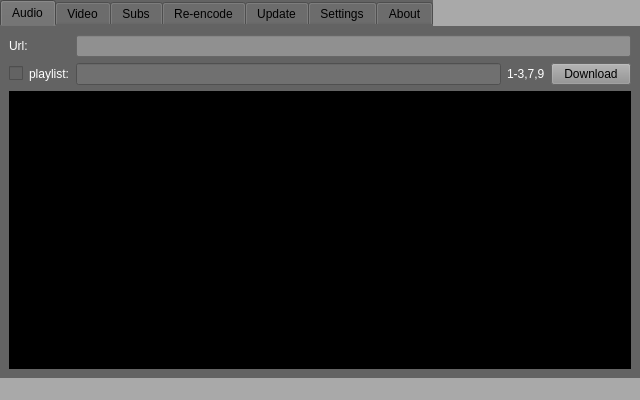
<?xml version="1.0" encoding="UTF-8"?>
<ui version="4.0">
 <class>ytdl</class>
 <widget class="QMainWindow" name="ytdl">
  <property name="geometry">
   <rect>
    <x>0</x>
    <y>0</y>
    <width>640</width>
    <height>400</height>
   </rect>
  </property>
  <property name="minimumSize">
   <size>
    <width>640</width>
    <height>400</height>
   </size>
  </property>
  <property name="palette">
   <palette>
    <active>
     <colorrole role="Button">
      <brush brushstyle="SolidPattern">
       <color alpha="255">
        <red>169</red>
        <green>169</green>
        <blue>169</blue>
       </color>
      </brush>
     </colorrole>
     <colorrole role="Base">
      <brush brushstyle="SolidPattern">
       <color alpha="255">
        <red>169</red>
        <green>169</green>
        <blue>169</blue>
       </color>
      </brush>
     </colorrole>
     <colorrole role="Window">
      <brush brushstyle="SolidPattern">
       <color alpha="255">
        <red>169</red>
        <green>169</green>
        <blue>169</blue>
       </color>
      </brush>
     </colorrole>
     <colorrole role="AlternateBase">
      <brush brushstyle="SolidPattern">
       <color alpha="255">
        <red>0</red>
        <green>0</green>
        <blue>0</blue>
       </color>
      </brush>
     </colorrole>
    </active>
    <inactive>
     <colorrole role="Button">
      <brush brushstyle="SolidPattern">
       <color alpha="255">
        <red>169</red>
        <green>169</green>
        <blue>169</blue>
       </color>
      </brush>
     </colorrole>
     <colorrole role="Base">
      <brush brushstyle="SolidPattern">
       <color alpha="255">
        <red>169</red>
        <green>169</green>
        <blue>169</blue>
       </color>
      </brush>
     </colorrole>
     <colorrole role="Window">
      <brush brushstyle="SolidPattern">
       <color alpha="255">
        <red>169</red>
        <green>169</green>
        <blue>169</blue>
       </color>
      </brush>
     </colorrole>
     <colorrole role="AlternateBase">
      <brush brushstyle="SolidPattern">
       <color alpha="255">
        <red>0</red>
        <green>0</green>
        <blue>0</blue>
       </color>
      </brush>
     </colorrole>
    </inactive>
    <disabled>
     <colorrole role="Button">
      <brush brushstyle="SolidPattern">
       <color alpha="255">
        <red>169</red>
        <green>169</green>
        <blue>169</blue>
       </color>
      </brush>
     </colorrole>
     <colorrole role="Base">
      <brush brushstyle="SolidPattern">
       <color alpha="255">
        <red>169</red>
        <green>169</green>
        <blue>169</blue>
       </color>
      </brush>
     </colorrole>
     <colorrole role="Window">
      <brush brushstyle="SolidPattern">
       <color alpha="255">
        <red>169</red>
        <green>169</green>
        <blue>169</blue>
       </color>
      </brush>
     </colorrole>
     <colorrole role="AlternateBase">
      <brush brushstyle="SolidPattern">
       <color alpha="255">
        <red>0</red>
        <green>0</green>
        <blue>0</blue>
       </color>
      </brush>
     </colorrole>
    </disabled>
   </palette>
  </property>
  <property name="windowTitle">
   <string>yt-dl</string>
  </property>
  <property name="windowIcon">
   <iconset>
    <normaloff>y.ico</normaloff>y.ico</iconset>
  </property>
  <property name="styleSheet">
   <string notr="true">background-color: #A9A9A9;</string>
  </property>
  <widget class="QWidget" name="centralwidget">
   <layout class="QHBoxLayout" name="horizontalLayout">
    <property name="leftMargin">
     <number>0</number>
    </property>
    <property name="topMargin">
     <number>0</number>
    </property>
    <property name="rightMargin">
     <number>0</number>
    </property>
    <property name="bottomMargin">
     <number>0</number>
    </property>
    <item>
     <widget class="QTabWidget" name="tabWidget">
      <property name="styleSheet">
       <string notr="true">background-color: #636363;  border-color: #000000;</string>
      </property>
      <property name="currentIndex">
       <number>0</number>
      </property>
      <widget class="QWidget" name="audio_tab">
       <attribute name="title">
        <string>Audio</string>
       </attribute>
       <layout class="QGridLayout" name="gridLayout_2">
        <item row="2" column="2">
         <widget class="QLabel" name="aud_playlist_label">
          <property name="styleSheet">
           <string notr="true">color: #FFFFFF;</string>
          </property>
          <property name="text">
           <string>1-3,7,9</string>
          </property>
         </widget>
        </item>
        <item row="0" column="1" colspan="3">
         <widget class="QLineEdit" name="aud_url_bar">
          <property name="styleSheet">
           <string notr="true">background-color: #909090;</string>
          </property>
         </widget>
        </item>
        <item row="2" column="1">
         <widget class="QLineEdit" name="aud_playlist_bar">
          <property name="enabled">
           <bool>false</bool>
          </property>
          <property name="styleSheet">
           <string notr="true">background-color: #707070;</string>
          </property>
         </widget>
        </item>
        <item row="2" column="3">
         <widget class="QPushButton" name="aud_download_button">
          <property name="styleSheet">
           <string notr="true">background-color: #909090;</string>
          </property>
          <property name="text">
           <string>Download</string>
          </property>
         </widget>
        </item>
        <item row="3" column="0" colspan="4">
         <widget class="QTextBrowser" name="aud_output_console">
          <property name="font">
           <font>
            <pointsize>10</pointsize>
           </font>
          </property>
          <property name="styleSheet">
           <string notr="true">background-color: #000000; color: #FFFFFF;</string>
          </property>
          <property name="openExternalLinks">
           <bool>true</bool>
          </property>
         </widget>
        </item>
        <item row="2" column="0">
         <widget class="QCheckBox" name="aud_playlist_checkbox">
          <property name="styleSheet">
           <string notr="true">Color: #FFFFFF;</string>
          </property>
          <property name="text">
           <string>playlist:</string>
          </property>
         </widget>
        </item>
        <item row="0" column="0">
         <widget class="QLabel" name="aud_url_label">
          <property name="styleSheet">
           <string notr="true">Color: #FFFFFF;</string>
          </property>
          <property name="text">
           <string>Url:</string>
          </property>
         </widget>
        </item>
       </layout>
      </widget>
      <widget class="QWidget" name="video_tab">
       <attribute name="title">
        <string>Video</string>
       </attribute>
       <layout class="QGridLayout" name="gridLayout_3">
        <item row="7" column="0" colspan="9">
         <widget class="QTextBrowser" name="vid_output_console">
          <property name="font">
           <font>
            <pointsize>10</pointsize>
           </font>
          </property>
          <property name="styleSheet">
           <string notr="true">background-color: #000000; color: #FFFFFF;</string>
          </property>
         </widget>
        </item>
        <item row="4" column="2">
         <widget class="QRadioButton" name="vid_normal_radio">
          <property name="styleSheet">
           <string notr="true">color: #FFFFFF;</string>
          </property>
          <property name="text">
           <string>Normal</string>
          </property>
         </widget>
        </item>
        <item row="4" column="0">
         <widget class="QLabel" name="vid_quality_label">
          <property name="styleSheet">
           <string notr="true">Color: #FFFFFF;</string>
          </property>
          <property name="text">
           <string>Quality:</string>
          </property>
         </widget>
        </item>
        <item row="0" column="1" colspan="8">
         <widget class="QLineEdit" name="vid_url_bar">
          <property name="styleSheet">
           <string notr="true">background-color: #909090;</string>
          </property>
         </widget>
        </item>
        <item row="2" column="8">
         <widget class="QPushButton" name="vid_download_button">
          <property name="styleSheet">
           <string notr="true">background-color: #909090;</string>
          </property>
          <property name="text">
           <string>Download</string>
          </property>
         </widget>
        </item>
        <item row="4" column="4" colspan="3">
         <widget class="QLineEdit" name="vid_quality_bar">
          <property name="enabled">
           <bool>false</bool>
          </property>
          <property name="styleSheet">
           <string notr="true">background-color: #707070;</string>
          </property>
         </widget>
        </item>
        <item row="0" column="0">
         <widget class="QLabel" name="vid_url_label">
          <property name="styleSheet">
           <string notr="true">Color: #FFFFFF;</string>
          </property>
          <property name="text">
           <string>Url:</string>
          </property>
         </widget>
        </item>
        <item row="4" column="8">
         <widget class="QPushButton" name="vid_quality_button">
          <property name="styleSheet">
           <string notr="true">background-color: #909090;</string>
          </property>
          <property name="text">
           <string>List quality</string>
          </property>
         </widget>
        </item>
        <item row="4" column="3">
         <widget class="QRadioButton" name="vid_custom_radio">
          <property name="styleSheet">
           <string notr="true">color: #FFFFFF;</string>
          </property>
          <property name="text">
           <string>custom:</string>
          </property>
         </widget>
        </item>
        <item row="4" column="1">
         <widget class="QRadioButton" name="vid_best_radio">
          <property name="styleSheet">
           <string notr="true">color: #FFFFFF;</string>
          </property>
          <property name="text">
           <string>Best</string>
          </property>
         </widget>
        </item>
        <item row="2" column="1" colspan="6">
         <widget class="QLineEdit" name="vid_playlist_bar">
          <property name="enabled">
           <bool>false</bool>
          </property>
          <property name="styleSheet">
           <string notr="true">background-color: #707070;</string>
          </property>
         </widget>
        </item>
        <item row="2" column="0">
         <widget class="QCheckBox" name="vid_playlist_checkbox">
          <property name="styleSheet">
           <string notr="true">Color: #FFFFFF;</string>
          </property>
          <property name="text">
           <string>playlist:</string>
          </property>
         </widget>
        </item>
        <item row="4" column="7">
         <widget class="QLabel" name="label">
          <property name="styleSheet">
           <string notr="true">Color: #FFFFFF</string>
          </property>
          <property name="text">
           <string>Vid+Aud</string>
          </property>
         </widget>
        </item>
        <item row="2" column="7">
         <widget class="QLabel" name="label_2">
          <property name="styleSheet">
           <string notr="true">Color: #FFFFFF</string>
          </property>
          <property name="text">
           <string>1-3,7,9</string>
          </property>
         </widget>
        </item>
       </layout>
      </widget>
      <widget class="QWidget" name="subs_tab">
       <attribute name="title">
        <string>Subs</string>
       </attribute>
       <layout class="QGridLayout" name="gridLayout_4">
        <item row="0" column="1">
         <widget class="QLabel" name="sub_url_label">
          <property name="styleSheet">
           <string notr="true">Color: #FFFFFF;</string>
          </property>
          <property name="text">
           <string>Url:</string>
          </property>
         </widget>
        </item>
        <item row="0" column="3" colspan="3">
         <widget class="QLineEdit" name="sub_url_bar">
          <property name="styleSheet">
           <string notr="true">background-color: #909090</string>
          </property>
         </widget>
        </item>
        <item row="2" column="1">
         <widget class="QCheckBox" name="sub_lang_checkbox">
          <property name="styleSheet">
           <string notr="true">Color: #FFFFFF;</string>
          </property>
          <property name="text">
           <string>Lang:</string>
          </property>
         </widget>
        </item>
        <item row="2" column="4">
         <widget class="QLabel" name="sub_lang_label">
          <property name="styleSheet">
           <string notr="true">Color: #FFFFFF</string>
          </property>
          <property name="text">
           <string>def (en)</string>
          </property>
         </widget>
        </item>
        <item row="2" column="3">
         <widget class="QLineEdit" name="sub_lang_bar">
          <property name="enabled">
           <bool>false</bool>
          </property>
          <property name="styleSheet">
           <string notr="true">background-color: #707070;</string>
          </property>
         </widget>
        </item>
        <item row="0" column="6">
         <widget class="QPushButton" name="sub_download_button">
          <property name="styleSheet">
           <string notr="true">background-color: #909090;</string>
          </property>
          <property name="text">
           <string>Download</string>
          </property>
         </widget>
        </item>
        <item row="2" column="6">
         <widget class="QPushButton" name="sub_lang_button">
          <property name="styleSheet">
           <string notr="true">background-color: #909090;</string>
          </property>
          <property name="text">
           <string>List lang</string>
          </property>
         </widget>
        </item>
        <item row="3" column="1" colspan="6">
         <widget class="QTextBrowser" name="sub_output_console">
          <property name="font">
           <font>
            <pointsize>10</pointsize>
           </font>
          </property>
          <property name="styleSheet">
           <string notr="true">background-color: #000000; color: #FFFFFF;</string>
          </property>
         </widget>
        </item>
       </layout>
      </widget>
      <widget class="QWidget" name="reencode_tab">
       <attribute name="title">
        <string>Re-encode</string>
       </attribute>
      </widget>
      <widget class="QWidget" name="update_tab">
       <attribute name="title">
        <string>Update</string>
       </attribute>
      </widget>
      <widget class="QWidget" name="settings_tab">
       <attribute name="title">
        <string>Settings</string>
       </attribute>
      </widget>
      <widget class="QWidget" name="about_tab">
       <attribute name="title">
        <string>About</string>
       </attribute>
       <layout class="QGridLayout" name="gridLayout">
        <item row="0" column="0">
         <widget class="QTextBrowser" name="about_box">
          <property name="styleSheet">
           <string notr="true">background-color: #000000; color: #FFFFFF;</string>
          </property>
         </widget>
        </item>
       </layout>
      </widget>
     </widget>
    </item>
   </layout>
  </widget>
  <widget class="QStatusBar" name="statusbar"/>
 </widget>
 <resources/>
 <connections/>
</ui>
